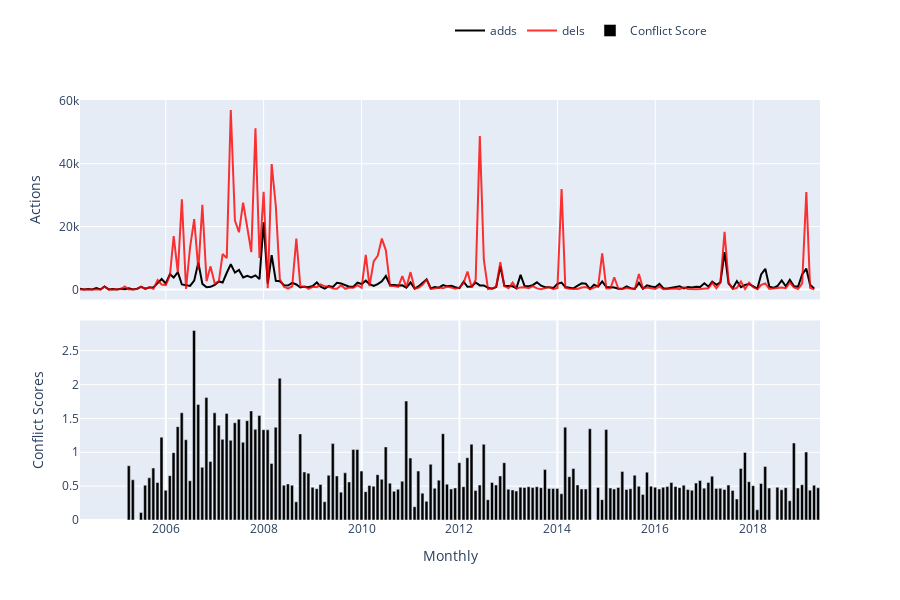

The notebook cell this image was saved under:
### Markdown cell above
<span style="color: #626262"> Try yourself! This is what will happen when you click 'Load Actions' button: </span>

### Code cell
### --------------------------------------------------------------------------- ###
### TRY YOURSELF! THIS IS WHAT WILL HAPPEN WHEN YOU CLICK 'Load Actions' BUTTON ###
### --------------------------------------------------------------------------- ###

## Create a WikiWho instance, which is an API; and use ConflictManager to get         ##
## editons for given page id; more details see:                                       ##
## https://github.com/gesiscss/wikiwho_wrapper/blob/master/wikiwho_wrapper/api.py     ##
## https://github.com/gesiscss/wikiwho_wrapper/blob/master/wikiwho_wrapper/wikiwho.py ##
## https://github.com/gesiscss/wikiwho_demo_new/blob/master/metrics/conflict.py       ##
wikiwho_api = WikiWho(lng=abbreviation(languageSelection.value))
print("Downloading all_content from the WikiWhoApi...")
all_content = wikiwho_api.dv.all_content(the_page['page_id'])
print("Downloading revisions from the WikiWhoApi...")
all_revisions = wikiwho_api.dv.rev_ids_of_article(the_page['page_id'])
clear_output()

cm_inc = ConflictManager(all_content.copy(), 
                       all_revisions.copy(), 
                       lng=abbreviation(languageSelection.value), 
                       include_stopwords=True)

cm_noinc = ConflictManager(all_content.copy(), 
                       all_revisions.copy(), 
                       lng=abbreviation(languageSelection.value), 
                       include_stopwords=False)
cm_inc.calculate()
cm_noinc.calculate()
clear_output()

tokens_inc = cm_inc.all_actions.copy()
tokens_noinc = cm_noinc.all_actions.copy()
elegibles_noinc = cm_noinc.elegible_actions.copy()
token_sources = {"tokens_all": tokens_inc, "tokens": tokens_noinc, "elegibles": elegibles_noinc}

## Create an ActionsListener instance to get aggregated actions. More details see:            ##
## https://github.com/gesiscss/wikiwho_demo_new/blob/master/visualization/actions_listener.py ##

actions_listener = ActionsListener(token_sources)
get_agg_actions, actions_inc, actions_noinc = actions_listener.get_aggregation()
clear_output()

total_actions = get_agg_actions.copy()

## Convert some columns' names to what we could understand ##
total_columns_names = ['total', 'total_surv_48h', 'total_stopword_count']

## Add all actions together and merge them into one aggregation dataframe.
total_actions = total_actions.join(pd.DataFrame(
    total_actions.loc[:,'adds':'adds_stopword_count'].values +\
    total_actions.loc[:,'dels':'dels_stopword_count'].values +\
    total_actions.loc[:,'reins':'reins_stopword_count'].values, 
    index=total_actions.index, 
    columns=total_columns_names
))

## Convert editor's ids to int64, in order to retrieve editors' names from API
total_actions["editor"] = total_actions["editor"].apply(lambda x: str2int(x))
total_actions = total_actions.rename({"editor": "editor_id"}, axis=1)

## Only editors id? No, we still want to know their names. Use WikipediaAPI to achieve ##
## this. More details see:                                                             ##
## https://github.com/gesiscss/wikiwho_demo/blob/master/external/wikipedia.py          ##
wikipediadv_instance = WikipediaDV(WikipediaAPI(lng=abbreviation(languageSelection.value)))

# Unique editor's id for getting their names
unique_ids = total_actions['editor_id'].unique()

# Grab editors' names

grabbed_names = wikipediadv_instance.get_editors(unique_ids).rename(columns = {'userid': 'editor_id'})

## Merge the names of editors to the total actions dataframe ##

# Merge on editors ids
total_actions = total_actions.merge(grabbed_names[['editor_id', 'name']], on='editor_id')

# Adjust the column position and fill NaN by 'Unregistered'
total_actions.insert(2, 'editor', total_actions['name'])
total_actions = total_actions.drop(columns=['name'])
total_actions['editor'] = total_actions['editor'].fillna("Unregistered")

## Continue to use our data from A.1; first convert the date to the type datetime ##
total_actions['rev_time'] = pd.to_datetime(total_actions['rev_time'])

## visualization, core visual code lies in ActionsListener, then the interact function    ##
## make it interactive, mode details see:                                                 ##
## https://github.com/gesiscss/wikiwho_demo/blob/master/visualization/actions_listener.py ##

## This is the page you used ##
print('The page that is being used:', the_page['title'], f'({abbreviation(languageSelection.value).upper()})')

# Which types do those actions have?
actions_types = (total_actions.columns[4:13]).values.tolist()

# Visualization: try yourself by coding!
begin_date = date(2002, 3, 1)
end_date = date(2019, 4, 1)
editor_name = 'All'
frequency = 'Monthly' # 'Monthly', 'Yearly', 'Daily'
black_line = 'adds' # Choose one from 'actions_types'. Note that 'black_line doesn't have 'None' option but others have.
red_line = 'dels'
blue_line = 'None'
green_line = 'None'
black_conflict = "Conflict Score"  # 'Conflict Score', 'Absolute Conflict Score', 'Total Elegible Actions'
red_conflict = "None"

actions_listener.prelisten(total_actions)
actions_listener.listen(
    _range1 = begin_date,
    _range2 = end_date,
    editor = editor_name,
    granularity = frequency,
    black = black_line,
    red = red_line,
    blue = blue_line,
    green = green_line,
    black_conflict = black_conflict,
    red_conflict = red_conflict
)

# Store the variable total_actions for the next notebooks.
%store total_actions

### Figure 1 — Plotly figure (JSON) as saved in the notebook; plotly's stock layout.template omitted (floating-point values rounded to 4 significant figures; data arrays with more than 128 entries replaced by an {"elided": "..."} marker saying what was removed)
{"data": [{"marker": {"color": "rgba(0, 0, 0, 1)"}, "name": "adds", "type": "scatter", "x": {"elided": "181 str values"}, "xaxis": "x2", "y": {"elided": "181 int values"}, "yaxis": "y2"}, {"marker": {"color": "rgba(255, 0, 0, .8)"}, "name": "dels", "type": "scatter", "x": {"elided": "181 str values"}, "xaxis": "x2", "y": {"elided": "181 int values"}, "yaxis": "y2"}, {"marker": {"color": "rgba(0, 0, 0, 1)"}, "name": "Conflict Score", "type": "bar", "x": {"elided": "168 str values"}, "xaxis": "x", "y": {"elided": "168 float values"}, "yaxis": "y"}], "layout": {"barmode": "group", "height": 600, "hovermode": "closest", "legend": {"orientation": "h", "x": 0.5, "y": 1.2}, "showlegend": true, "xaxis": {"anchor": "y", "domain": [0, 1], "gridwidth": 2, "ticklen": 5, "title": {"text": "Monthly"}, "zeroline": true}, "xaxis2": {"anchor": "y2", "domain": [0, 1], "matches": "x", "showticklabels": false}, "yaxis": {"anchor": "x", "domain": [0, 0.475], "title": {"text": "Conflict Scores"}}, "yaxis2": {"anchor": "x2", "domain": [0.525, 1], "title": {"text": "Actions"}}}}
